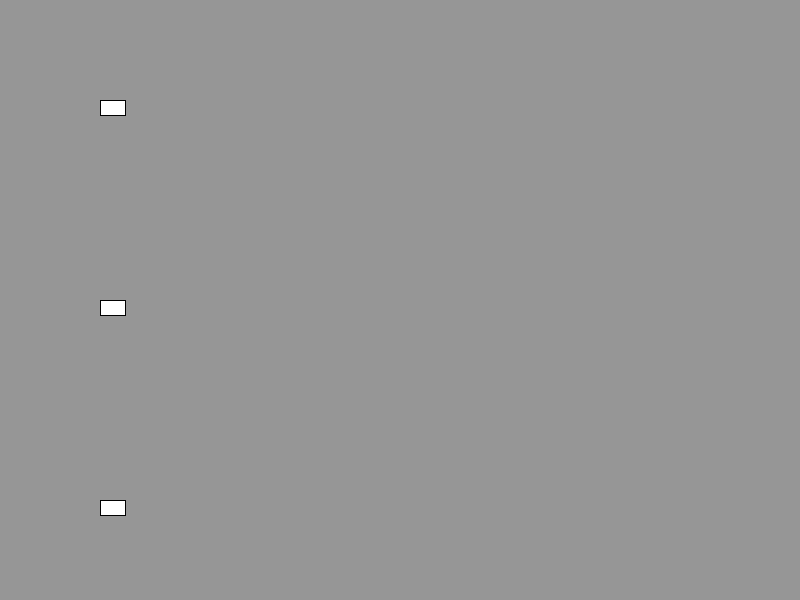
Frame 1 (no input)
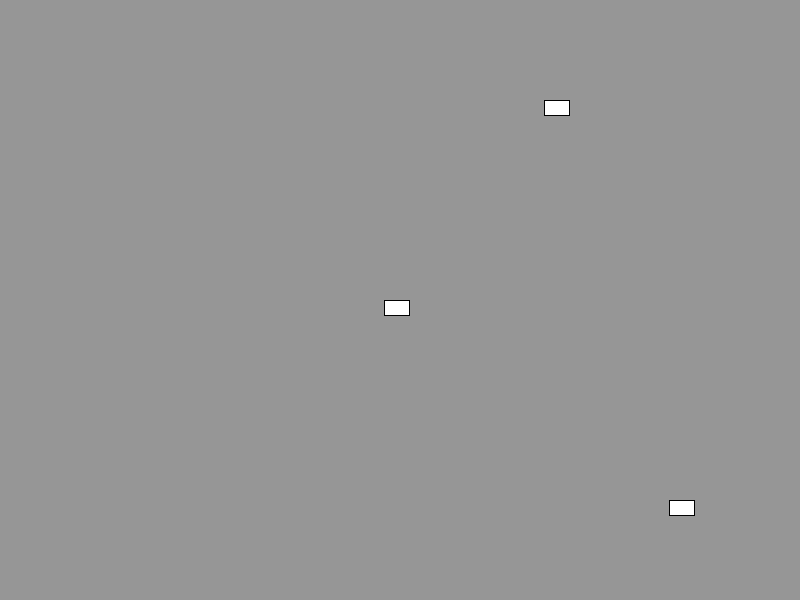
Frame 60 (the mouse pressed at the canvas centre just before this capture)
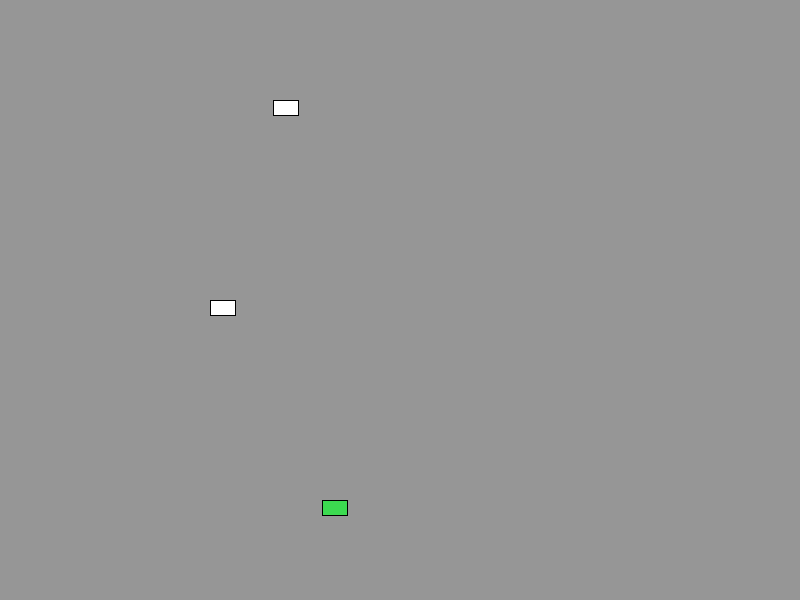
Frame 120 (the mouse held since frame 60 and released just before this capture)

The Processing sketch that drew these frames (run headless with seeded random() and noise(); from frame 60 on, the mouse is pressed at the canvas centre):

// Processing sketch: processing_166314
// ── processing_166314.pde

Car car1;
Car car2;
Car car3;

void setup(){
  size(800,600);
  car1 = new Car(100);
  car2 = new Car(300);
  car3 = new Car(500);
}

void draw(){
  background(150);
  
  car1.display();
  car1.move();
  car2.display();
  car2.move();
  car3.display();
  car3.move();
  
    if (car1.x > width - 20 || car1.x < 0 || car2.x > width - 20 || car2.x < 0 || car3.x > width - 20 || car3.x < 0){
      car1.xspeed = car1.xspeed * -1;
      car2.xspeed = car2.xspeed * -1;
      car3.xspeed = car3.xspeed * -1;
    }
    
}

class Car {
  float x;
  int y;
  float xspeed;
  int r;
  int g;
  int b;
  
  Car(int ypos) {
    y = ypos;
    x = 100;
    xspeed = random(3,10);
    r = 255;
    g = 255;
    b = 255;
  }
  
  void display() {
    if (x > width - 20 || x < 0) {
      r = int(random(255));
      g = int(random(255));
      b = int(random(255));
    }
    fill(r,g,b);
    rect(x,y,25,15);
  }
  
  void move() {
    x = x + (xspeed);
  }
  
}
